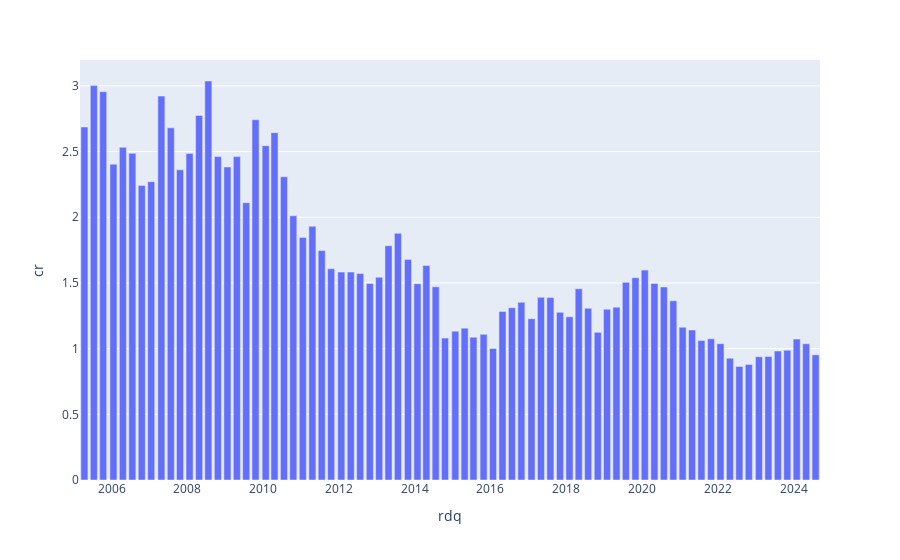

Notebook code for this chart:
### Code cell
fig = px.bar(aapl_df, x='rdq', y='cr')
fig.show()
